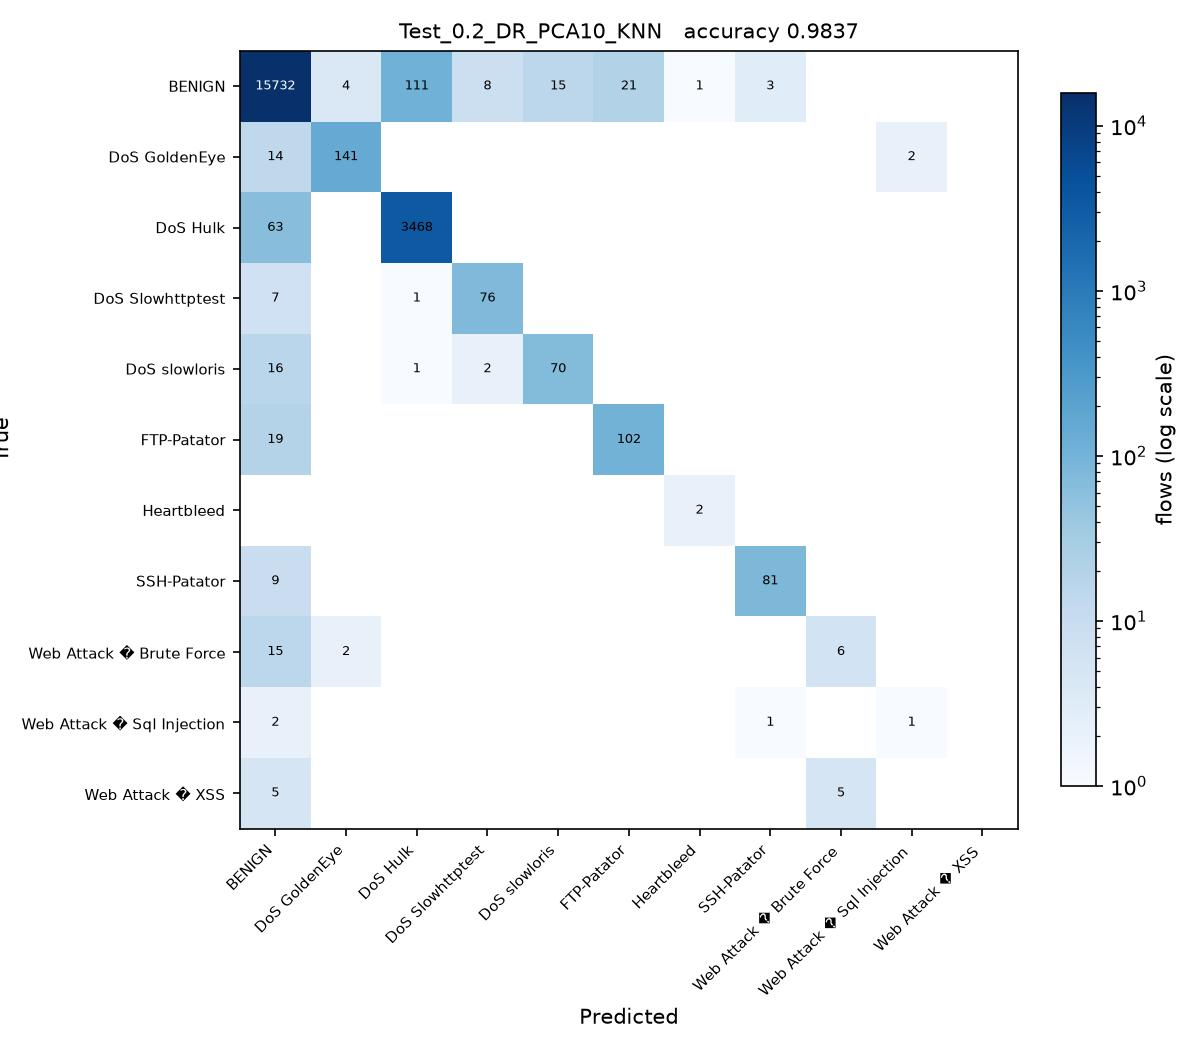

Generate this figure with Python:
# Test_0.2_DR_PCA10_KNN.py
#
# Test size 0.2  |  PCA, 10 components  |  k-Nearest Neighbors (sheet #13)
#
# This is SGDC_60_40.py with the changes marked CHANGE below and nothing else.

import os
from pathlib import Path

# CHANGE 1: find the folder holding the three CSV files and run from there, so
# the plain file names below resolve no matter where this script is started
# from or how deeply it sits inside the project folder.
HERE = Path(__file__).resolve().parent
for PROJECT in [HERE, *HERE.parents]:
    if (PROJECT / 'Tuesday-WorkingHours.pcap_ISCX.csv').exists():
        os.chdir(PROJECT)
        break
else:
    raise SystemExit('Put this folder inside the folder that holds the three '
                     'CIC-IDS2017 CSV files, then run the script again.')
import numpy as np
import pandas as pd

df1 = pd.read_csv('Tuesday-WorkingHours.pcap_ISCX.csv', low_memory=True)
df2 = pd.read_csv('Wednesday-workingHours.pcap_ISCX.csv', low_memory=True)
df3 = pd.read_csv('Thursday-WorkingHours-Morning-WebAttacks.pcap_ISCX.csv', low_memory=True)

dataset = pd.concat([df1, df2, df3], ignore_index=True)

dataset.columns = dataset.columns.str.strip()

# CHANGE 2: a stratified sample of 100000 flows, the same for every run. An RBF
# SVM on all 1.3 million flows would take about an hour per script.
# At least 50 flows of every class are kept.
label = dataset.columns[-1]
dataset = pd.concat(
    [g.sample(n=min(len(g), max(50, round(100000 * len(g) / len(dataset)))), random_state=0)
     for _, g in dataset.groupby(label)],
    ignore_index=True
)

X = dataset.iloc[:, :-1]
y = dataset.iloc[:, -1]

X = X.apply(pd.to_numeric, errors='coerce')

X.replace([np.inf, -np.inf], np.nan, inplace=True)

from sklearn.impute import SimpleImputer

imputer = SimpleImputer(missing_values=np.nan, strategy='mean')
X = imputer.fit_transform(X)

from sklearn.preprocessing import LabelEncoder

labelencoder_y = LabelEncoder()
y = labelencoder_y.fit_transform(y)

from sklearn.model_selection import train_test_split

X_train, X_test, y_train, y_test = train_test_split(
    X,
    y,
    test_size=0.2,   # CHANGE 3: test size
    random_state=0,
    stratify=y
)

# CHANGE 4: PCA, from PCA_LDA_KErnel_PCA_CODE.pdf (fit only on training data)
from sklearn.decomposition import PCA

pca = PCA(n_components=10)
X_train = pca.fit_transform(X_train)
X_test = pca.transform(X_test)

# CHANGE 5: k-Nearest Neighbors (sheet #13) in place of SGDClassifier
from sklearn.neighbors import KNeighborsClassifier

classifier = KNeighborsClassifier(
    n_neighbors=5,
    metric='minkowski',
    p=2
)

classifier.fit(X_train, y_train)

y_pred = classifier.predict(X_test) 

from sklearn.metrics import confusion_matrix
from sklearn.metrics import accuracy_score
from sklearn.metrics import precision_score
from sklearn.metrics import recall_score
from sklearn.metrics import f1_score
from sklearn.metrics import classification_report

cm = confusion_matrix(y_test, y_pred)

print("Confusion Matrix:\n")
print(cm)

print("\nAccuracy : {:.4f}".format(accuracy_score(y_test, y_pred)))
print("\nPrecision : {:.4f}".format(precision_score(y_test, y_pred, average='weighted')))
print("\nRecall : {:.4f}".format(recall_score(y_test, y_pred, average='weighted')))
print("\nF1 Score : {:.4f}".format(f1_score(y_test, y_pred, average='weighted')))

print("\nClassification Report:\n")
print(classification_report(y_test, y_pred))

# CHANGE 6: save the confusion matrix as Test_0.2_DR_PCA10_KNN.jpg and record the result
import matplotlib
matplotlib.use('Agg')
import matplotlib.pyplot as plt
from matplotlib.colors import LogNorm

here = HERE                     # the folder this script sits in
names = [str(c) for c in labelencoder_y.classes_]
fig, ax = plt.subplots(figsize=(8, 7))
im = ax.imshow(cm, cmap='Blues', norm=LogNorm(vmin=1))
ax.set_xticks(range(len(names)), names, rotation=45, ha='right', fontsize=7)
ax.set_yticks(range(len(names)), names, fontsize=7)
ax.set_xlabel('Predicted')
ax.set_ylabel('True')
ax.set_title('Test_0.2_DR_PCA10_KNN   accuracy {:.4f}'.format(accuracy_score(y_test, y_pred)), fontsize=10)
for i in range(cm.shape[0]):
    for j in range(cm.shape[1]):
        if cm[i, j]:
            ax.text(j, i, cm[i, j], ha='center', va='center', fontsize=6,
                    color='white' if cm[i, j] > cm.max() / 3 else 'black')
fig.colorbar(im, ax=ax, fraction=0.04, label='flows (log scale)')
fig.tight_layout()
fig.savefig(here / 'Test_0.2_DR_PCA10_KNN.jpg', dpi=150)
plt.close(fig)

row = pd.DataFrame([{
    'Test': 0.2, 'DR': 'PCA10', 'Clas': 'KNN',
    'Acc': round(accuracy_score(y_test, y_pred), 4),
    'Pre': round(precision_score(y_test, y_pred, average='weighted'), 4),
    'Rec': round(recall_score(y_test, y_pred, average='weighted'), 4),
    'F1': round(f1_score(y_test, y_pred, average='weighted'), 4),
    'script': 'Test_0.2_DR_PCA10_KNN',
}])
out = PROJECT / 'results' / '75_runs_pca.csv'
out.parent.mkdir(exist_ok=True)
if out.exists():
    old = pd.read_csv(out)
    row = pd.concat([old[old['script'] != 'Test_0.2_DR_PCA10_KNN'], row], ignore_index=True)
row.to_csv(out, index=False)
